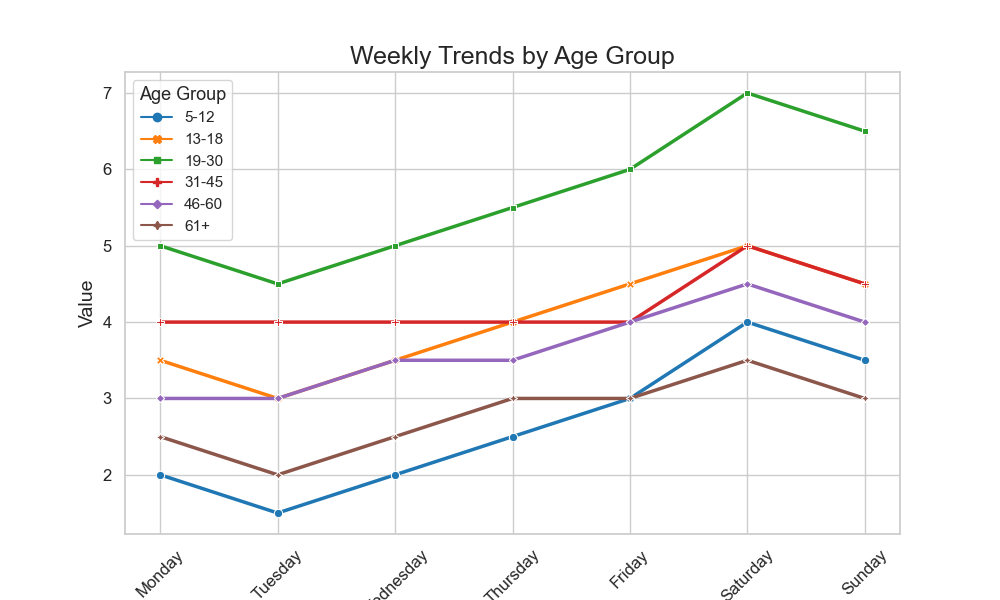

The Python source for this figure:

import pandas as pd
import seaborn as sns
import matplotlib.pyplot as plt

# Your data
data = [
    {'Age Group': '5-12', 'Monday': 2.0, 'Tuesday': 1.5, 'Wednesday': 2.0, 'Thursday': 2.5, 'Friday': 3.0, 'Saturday': 4.0, 'Sunday': 3.5},
    {'Age Group': '13-18', 'Monday': 3.5, 'Tuesday': 3.0, 'Wednesday': 3.5, 'Thursday': 4.0, 'Friday': 4.5, 'Saturday': 5.0, 'Sunday': 4.5},
    {'Age Group': '19-30', 'Monday': 5.0, 'Tuesday': 4.5, 'Wednesday': 5.0, 'Thursday': 5.5, 'Friday': 6.0, 'Saturday': 7.0, 'Sunday': 6.5},
    {'Age Group': '31-45', 'Monday': 4.0, 'Tuesday': 4.0, 'Wednesday': 4.0, 'Thursday': 4.0, 'Friday': 4.0, 'Saturday': 5.0, 'Sunday': 4.5},
    {'Age Group': '46-60', 'Monday': 3.0, 'Tuesday': 3.0, 'Wednesday': 3.5, 'Thursday': 3.5, 'Friday': 4.0, 'Saturday': 4.5, 'Sunday': 4.0},
    {'Age Group': '61+', 'Monday': 2.5, 'Tuesday': 2.0, 'Wednesday': 2.5, 'Thursday': 3.0, 'Friday': 3.0, 'Saturday': 3.5, 'Sunday': 3.0}
]

# Convert to pandas DataFrame
df = pd.DataFrame(data)

# Melt the DataFrame to long format
df_long = df.melt(id_vars='Age Group', var_name='Day of Week', value_name='Value')

# Create the line chart using Seaborn
sns.set_theme(style='whitegrid')
plt.figure(figsize=(10, 6))

# Lineplot with diverse visual encoding
lineplot = sns.lineplot(data=df_long, x='Day of Week', y='Value', hue='Age Group', style='Age Group',
                        markers=True, dashes=False, palette='tab10', linewidth=2.5)

# Improve the legibility of the plot
plt.title('Weekly Trends by Age Group', fontsize=18)
plt.xlabel('Day of Week', fontsize=14)
plt.ylabel('Value', fontsize=14)
plt.xticks(fontsize=12, rotation=45)
plt.yticks(fontsize=12)
plt.legend(title='Age Group', title_fontsize='13', fontsize='11')

# Show the plot
plt.show()
